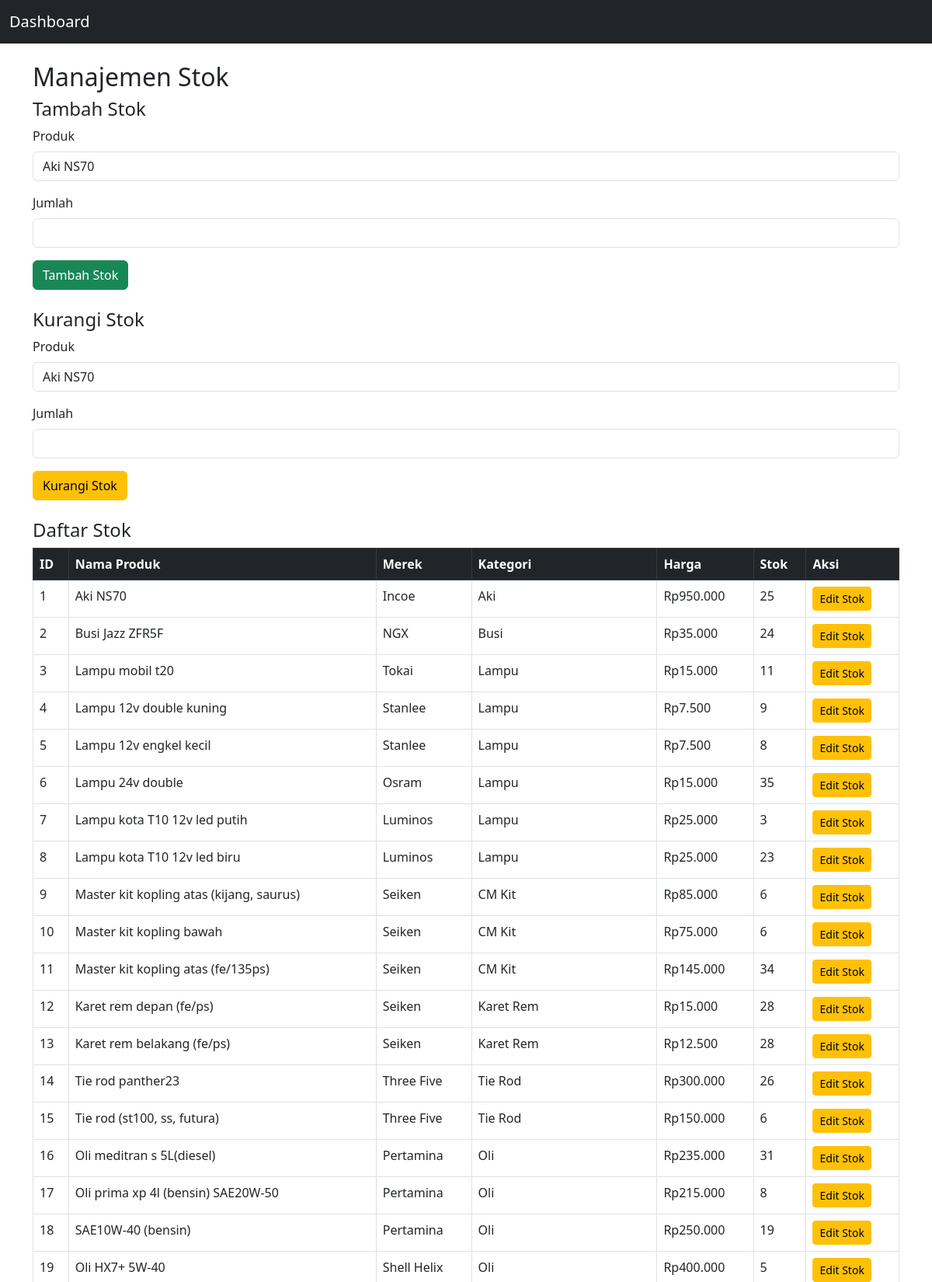
Page /manage_stock.php (signed in, upper part) on the committed database.
### tables this page shows
CREATE TABLE `tbl_produk` (
  `id` int(11) NOT NULL,
  `nama` varchar(255) NOT NULL,
  `merek` varchar(100) NOT NULL,
  `kategori_id` int(11) DEFAULT NULL,
  `harga` decimal(10,2) NOT NULL,
  `stok` int(11) NOT NULL DEFAULT 0,
  `min_stok` int(11) NOT NULL DEFAULT 1,
  `barcode` varchar(50) DEFAULT NULL,
  `created_at` timestamp NOT NULL DEFAULT current_timestamp(),
  `updated_at` timestamp NOT NULL DEFAULT current_timestamp() ON UPDATE current_timestamp()
);

CREATE TABLE `tbl_kategori` (
  `id` int(11) NOT NULL,
  `nama` varchar(100) NOT NULL
);

### manage_stock.php (the view, shortened to what this page needs)
<?php
$host = "localhost";
$user = "root";
$password = "";
$dbname = "tigajayamotor_inventory";
$conn = new mysqli($host, $user, $password, $dbname);
$query = "SELECT p.id, p.nama, p.merek, k.nama AS kategori, p.harga, p.stok
          FROM tbl_produk p
          LEFT JOIN tbl_kategori k ON p.kategori_id = k.id";
$result = $conn->query($query);
?>
<!DOCTYPE html>
<html lang="id">
<head>
    <link rel="stylesheet" href="https://cdn.jsdelivr.net/npm/bootstrap@5.3.0/dist/css/bootstrap.min.css">
</head>
<body>
    <nav class="navbar navbar-dark bg-dark">
        <div class="container-fluid">
            <a class="navbar-brand" href="dashboard.php">Dashboard</a>
        </div>
    </nav>
    <div class="container mt-4">
        <h2>Manajemen Stok</h2>
        <h4>Tambah Stok</h4>
        <form method="POST">
            <div class="mb-3">
                <label class="form-label">Produk</label>
                <select class="form-control" name="product_id" required>
                    <?php
                    $product_query = "SELECT id, nama FROM tbl_produk";
                    $product_result = $conn->query($product_query);
                    while ($row = $product_result->fetch_assoc()) {
                        echo "<option value='" . $row['id'] . "'>" . $row['nama'] . "</option>";
                    }
                    ?>
                </select>
            </div>
            <div class="mb-3">
                <label class="form-label">Jumlah</label>
                <input type="number" class="form-control" name="quantity" required>
            </div>
            <button type="submit" name="add_stock" class="btn btn-success">Tambah Stok</button>
        </form>
        <h4 class="mt-4">Kurangi Stok</h4>
        <form method="POST">
            <div class="mb-3">
                <label class="form-label">Produk</label>
                <select class="form-control" name="product_id" required>
                    <?php
                    $product_result = $conn->query($product_query);
                    while ($row = $product_result->fetch_assoc()) {
                        echo "<option value='" . $row['id'] . "'>" . $row['nama'] . "</option>";
                    }
                    ?>
                </select>
            </div>
            <div class="mb-3">
                <label class="form-label">Jumlah</label>
                <input type="number" class="form-control" name="quantity" required>
            </div>
            <button type="submit" name="reduce_stock" class="btn btn-warning">Kurangi Stok</button>
        </form>
        <h4 class="mt-4">Daftar Stok</h4>
        <table class="table table-bordered">
            <thead class="table-dark">
                <tr>
                    <th>ID</th>
                    <th>Nama Produk</th>
                    <th>Merek</th>
                    <th>Kategori</th>
                    <th>Harga</th>
                    <th>Stok</th>
                    <th>Aksi</th>
                </tr>
            </thead>
            <tbody>
                <?php while ($row = $result->fetch_assoc()): ?>
                    <tr>
                        <td><?php echo $row['id']; ?></td>
                        <td><?php echo $row['nama']; ?></td>
                        <td><?php echo $row['merek']; ?></td>
                        <td><?php echo $row['kategori']; ?></td>
                        <td>Rp<?php echo number_format($row['harga'], 0, ',', '.'); ?></td>
                        <td><?php echo $row['stok']; ?></td>
                        <td>
                            <a href="edit_stock.php?id=<?php echo $row['id']; ?>" class="btn btn-warning btn-sm">Edit Stok</a>
                        </td>
                    </tr>
                <?php endwhile; ?>
            </tbody>
        </table>
    </div>
</body>
</html>

### rows in the picture
tbl_produk: id "1", nama "Aki NS70", merek "Incoe", kategori.nama "Aki", harga "950.000", stok "25"
tbl_produk: id "2", nama "Busi Jazz ZFR5F", merek "NGX", kategori.nama "Busi", harga "35.000", stok "24"
tbl_produk: id "3", nama "Lampu mobil t20", merek "Tokai", kategori.nama "Lampu", harga "15.000", stok "11"
tbl_produk: id "4", nama "Lampu 12v double kuning", merek "Stanlee", kategori.nama "Lampu", harga "7.500", stok "9"
tbl_produk: id "5", nama "Lampu 12v engkel kecil", merek "Stanlee", kategori.nama "Lampu", harga "7.500", stok "8"
tbl_produk: id "6", nama "Lampu 24v double", merek "Osram", kategori.nama "Lampu", harga "15.000", stok "35"
tbl_produk: id "7", nama "Lampu kota T10 12v led putih", merek "Luminos", kategori.nama "Lampu", harga "25.000", stok "3"
tbl_produk: id "8", nama "Lampu kota T10 12v led biru", merek "Luminos", kategori.nama "Lampu", harga "25.000", stok "23"
tbl_produk: id "9", nama "Master kit kopling atas (kijang, saurus)", merek "Seiken", kategori.nama "CM Kit", harga "85.000", stok "6"
tbl_produk: id "10", nama "Master kit kopling bawah", merek "Seiken", kategori.nama "CM Kit", harga "75.000", stok "6"
tbl_produk: id "11", nama "Master kit kopling atas (fe/135ps)", merek "Seiken", kategori.nama "CM Kit", harga "145.000", stok "34"
tbl_produk: id "12", nama "Karet rem depan (fe/ps)", merek "Seiken", kategori.nama "Karet Rem", harga "15.000", stok "28"
tbl_produk: id "13", nama "Karet rem belakang (fe/ps)", merek "Seiken", kategori.nama "Karet Rem", harga "12.500", stok "28"
tbl_produk: id "14", nama "Tie rod panther23", merek "Three Five", kategori.nama "Tie Rod", harga "300.000", stok "26"
tbl_produk: id "15", nama "Tie rod (st100, ss, futura)", merek "Three Five", kategori.nama "Tie Rod", harga "150.000", stok "6"
tbl_produk: id "16", nama "Oli meditran s 5L(diesel)", merek "Pertamina", kategori.nama "Oli", harga "235.000", stok "31"
tbl_produk: id "17", nama "Oli prima xp 4l (bensin) SAE20W-50", merek "Pertamina", kategori.nama "Oli", harga "215.000", stok "8"
tbl_produk: id "18", nama "SAE10W-40 (bensin)", merek "Pertamina", kategori.nama "Oli", harga "250.000", stok "19"
tbl_produk: id "19", nama "Oli HX7+ 5W-40", merek "Shell Helix", kategori.nama "Oli", harga "400.000", stok "5"

### other values in the picture
form field product_id "Aki NS70"
